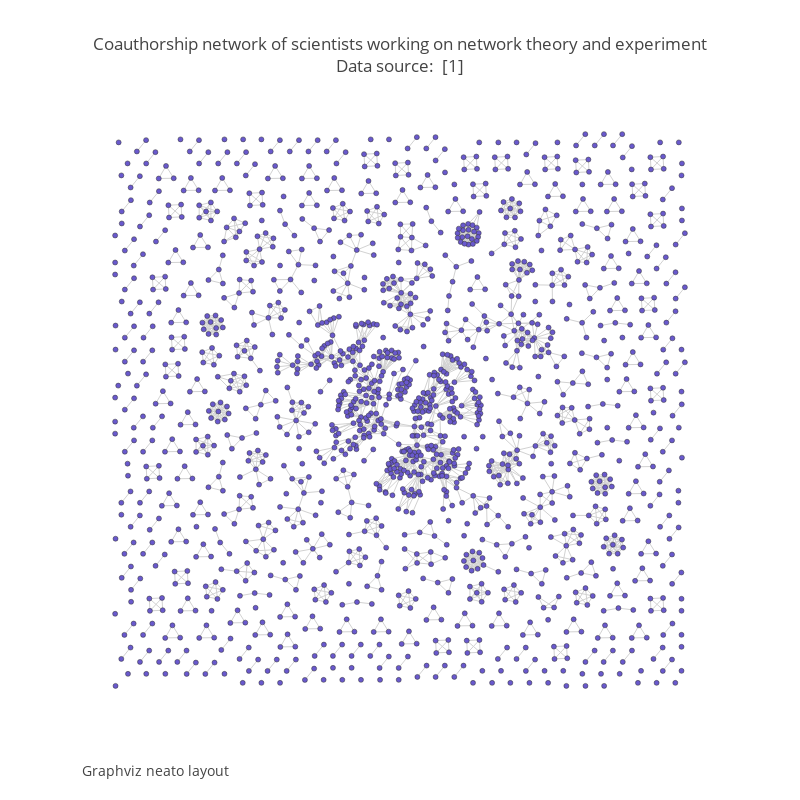

Write notebook code for a chart like this one.
### Code cell
fig2=dict(data=[trace3, trace4], layout=layout)
fig2['layout']['annotations'][0]['text']=annot2
iplot(fig2)

### Figure 1 — Plotly figure (JSON) as saved in the notebook; plotly's stock layout.template omitted (floating-point values rounded to 4 significant figures; data arrays with more than 128 entries replaced by an {"elided": "..."} marker saying what was removed)
{"data": [{"hoverinfo": "none", "line": {"color": "rgb(210,210,210)", "width": 1}, "mode": "lines", "type": "scatter", "x": {"elided": "8226 float values"}, "y": {"elided": "8226 float values"}}, {"hoverinfo": "text", "marker": {"color": "#6959CD", "line": {"color": "rgb(50,50,50)", "width": 0.5}, "size": 5, "symbol": "dot"}, "mode": "markers", "text": {"elided": "1589 str values"}, "type": "scatter", "x": {"elided": "1589 float values"}, "y": {"elided": "1589 float values"}}], "layout": {"annotations": [{"font": {"size": 14}, "showarrow": false, "text": "Graphviz neato layout", "x": 0, "xanchor": "left", "xref": "paper", "y": -0.1, "yanchor": "bottom", "yref": "paper"}], "autosize": false, "font": {"size": 12}, "height": 800, "hovermode": "closest", "showlegend": false, "title": "Coauthorship network of scientists working on network theory and experiment<br>Data source: <a href='https://networkdata.ics.uci.edu/data.php?id=11'> [1]</a>", "width": 800, "xaxis": {"visible": false}, "yaxis": {"visible": false}}}
